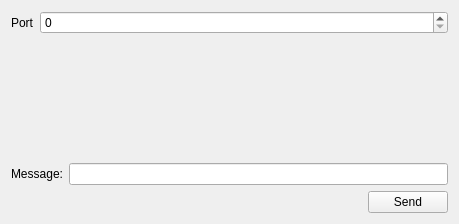
<?xml version="1.0" encoding="UTF-8"?>
<ui version="4.0">
 <class>Widget</class>
 <widget class="QWidget" name="Widget">
  <property name="geometry">
   <rect>
    <x>0</x>
    <y>0</y>
    <width>459</width>
    <height>224</height>
   </rect>
  </property>
  <property name="windowTitle">
   <string>Widget</string>
  </property>
  <layout class="QVBoxLayout" name="verticalLayout">
   <item>
    <layout class="QFormLayout" name="formLayout">
     <item row="0" column="0">
      <widget class="QLabel" name="port">
       <property name="text">
        <string>Port</string>
       </property>
      </widget>
     </item>
     <item row="0" column="1">
      <widget class="QSpinBox" name="port_2">
       <property name="maximum">
        <number>999999999</number>
       </property>
      </widget>
     </item>
    </layout>
   </item>
   <item>
    <layout class="QHBoxLayout" name="horizontalLayout">
     <item>
      <widget class="QLabel" name="label">
       <property name="text">
        <string>Message:</string>
       </property>
      </widget>
     </item>
     <item>
      <widget class="QLineEdit" name="msj"/>
     </item>
    </layout>
   </item>
   <item>
    <layout class="QHBoxLayout" name="horizontalLayout_2">
     <item>
      <spacer name="horizontalSpacer">
       <property name="orientation">
        <enum>Qt::Horizontal</enum>
       </property>
       <property name="sizeHint" stdset="0">
        <size>
         <width>40</width>
         <height>20</height>
        </size>
       </property>
      </spacer>
     </item>
     <item>
      <widget class="QPushButton" name="send">
       <property name="text">
        <string>Send</string>
       </property>
      </widget>
     </item>
    </layout>
   </item>
  </layout>
 </widget>
 <resources/>
 <connections/>
</ui>
